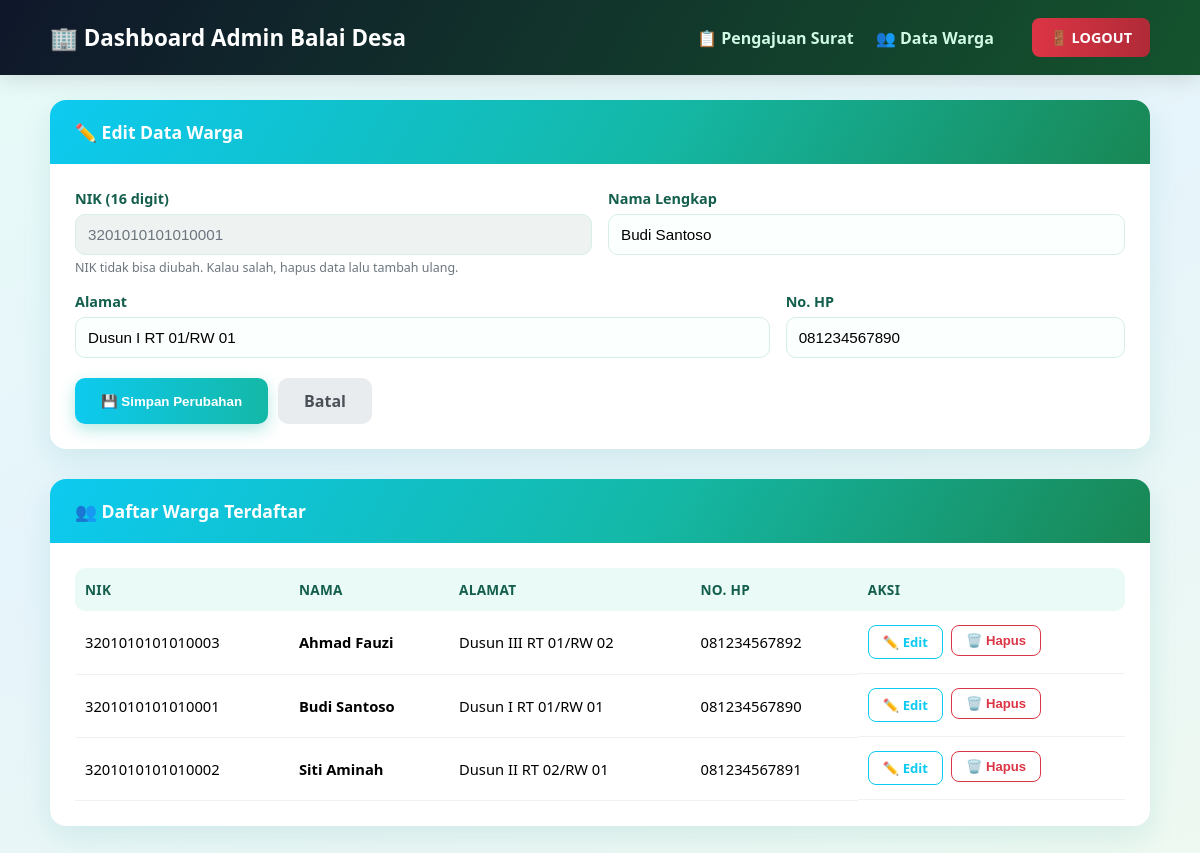
The page /admin_warga.php?edit=3201010101010001 (signed in) on the database its author committed.
### tables this page shows
CREATE TABLE warga (
    nik        CHAR(16) NOT NULL,
    nama       VARCHAR(100) NOT NULL,
    alamat     VARCHAR(255) DEFAULT NULL,
    no_hp      VARCHAR(20)  DEFAULT NULL,
    created_at TIMESTAMP DEFAULT CURRENT_TIMESTAMP,
    PRIMARY KEY (nik)
);

### admin_warga.php (the view, shortened to what this page needs)
<?php
include 'koneksi.php';
$edit_data = null;
if (isset($_GET['edit'])) {
    $nik_edit = trim(strip_tags($_GET['edit']));
    $q = $koneksi->prepare("SELECT * FROM warga WHERE nik = :nik");
    $q->bindParam(':nik', $nik_edit);
    $q->execute();
    $edit_data = $q->fetch();
}
$list_warga = $koneksi->query("SELECT * FROM warga ORDER BY nama ASC")->fetchAll();
?>
<!DOCTYPE html>
<html lang="id">
<head>
</head>
<body>
<nav class="navbar">
    <div class="container">
        <a class="navbar-brand" href="admin.php">🏢 Dashboard Admin Balai Desa</a>
        <div class="nav-right">
            <div class="nav-links">
                <a href="admin.php">📋 Pengajuan Surat</a>
                <a href="admin_warga.php">👥 Data Warga</a>
            </div>
            <a href="admin.php?logout=1" class="btn-logout" onclick="return confirm('Yakin ingin keluar?')">🚪 LOGOUT</a>
        </div>
    </div>
</nav>
<div class="container">
    <div class="card">
        <div class="card-header">
            <?php echo $edit_data ? '✏️ Edit Data Warga' : '➕ Tambah Data Warga'; ?>
        </div>
        <div class="card-body">
            <form action="" method="POST">
                <div class="form-grid">
                    <div class="col-6">
                        <label class="form-label">NIK (16 digit)</label>
                        <input type="text" name="nik" class="form-control" maxlength="16" required
                               value="<?php echo $edit_data ? htmlspecialchars($edit_data['nik']) : ''; ?>"
                               <?php echo $edit_data ? 'readonly' : ''; ?>>
                        <?php if ($edit_data): ?>
                            <span class="hint">NIK tidak bisa diubah. Kalau salah, hapus data lalu tambah ulang.</span>
                        <?php endif; ?>
                    </div>
                    <div class="col-6">
                        <label class="form-label">Nama Lengkap</label>
                        <input type="text" name="nama" class="form-control" required
                               value="<?php echo $edit_data ? htmlspecialchars($edit_data['nama']) : ''; ?>">
                    </div>
                    <div class="col-8">
                        <label class="form-label">Alamat</label>
                        <input type="text" name="alamat" class="form-control"
                               value="<?php echo $edit_data ? htmlspecialchars($edit_data['alamat']) : ''; ?>">
                    </div>
                    <div class="col-4">
                        <label class="form-label">No. HP</label>
                        <input type="text" name="no_hp" class="form-control"
                               value="<?php echo $edit_data ? htmlspecialchars($edit_data['no_hp']) : ''; ?>">
                    </div>
                </div>
                <div class="form-actions">
                    <?php if ($edit_data): ?>
                        <button type="submit" name="update_warga" class="btn-save">💾 Simpan Perubahan</button>
                        <a href="admin_warga.php" class="btn-cancel">Batal</a>
                    <?php else: ?>
                        <button type="submit" name="tambah_warga" class="btn-save">➕ Tambah Warga</button>
                    <?php endif; ?>
                </div>
            </form>
        </div>
    </div>
    <div class="card">
        <div class="card-header">👥 Daftar Warga Terdaftar</div>
        <div class="card-body">
            <div class="table-wrap">
                <table>
                    <thead>
                        <tr>
                            <th>NIK</th>
                            <th>Nama</th>
                            <th>Alamat</th>
                            <th>No. HP</th>
                            <th>Aksi</th>
                        </tr>
                    </thead>
                    <tbody>
                        <?php if (count($list_warga) > 0): ?>
                            <?php foreach ($list_warga as $w): ?>
                                <tr>
                                    <td><?php echo htmlspecialchars($w['nik']); ?></td>
                                    <td><strong><?php echo htmlspecialchars($w['nama']); ?></strong></td>
                                    <td><?php echo htmlspecialchars($w['alamat']); ?></td>
                                    <td><?php echo htmlspecialchars($w['no_hp']); ?></td>
                                    <td class="aksi-cell">
                                        <a href="admin_warga.php?edit=<?php echo urlencode($w['nik']); ?>" class="btn-edit">✏️ Edit</a>
                                        <form action="" method="POST" onsubmit="return confirm('Yakin hapus warga ini? Riwayat pengajuan suratnya juga ikut terhapus.');">
                                            <button type="submit" name="hapus_warga" class="btn-hapus">🗑️ Hapus</button>
                                        </form>
                                    </td>
                                </tr>
                            <?php endforeach; ?>
                        <?php else: ?>
                            <tr><td colspan="5" class="empty-state">Belum ada data warga.</td></tr>
                        <?php endif; ?>
                    </tbody>
                </table>
            </div>
        </div>
    </div>
</div>
</body>
</html>

### admin_warga.php (style rules this page uses)
* { box-sizing: border-box; }
body { background: linear-gradient(160deg, #e8fbf7 0%, #e6f4fb 45%, #eef9f1 100%); font-family: 'Segoe UI', Tahoma, Geneva, Verdana, sans-serif; margin: 0; min-height: 100vh; }
.navbar { background: linear-gradient(120deg, #0f172a 0%, #14532d 100%); padding: 18px 0; box-shadow: 0 4px 20px rgba(0,0,0,0.12); }
.navbar .container { max-width: 1140px; margin: 0 auto; padding: 0 20px; display: flex; justify-content: space-between; align-items: center; flex-wrap: wrap; gap: 12px; }
.navbar-brand { color: #fff; font-weight: bold; font-size: 1.4rem; text-decoration: none; }
.nav-right { display: flex; align-items: center; gap: 20px; }
.nav-links a { color: #d1fae5; text-decoration: none; font-weight: 600; margin-right: 18px; transition: 0.2s; }
.btn-logout { background: linear-gradient(90deg, #dc3545, #b02a37); color: #fff; border: none; padding: 10px 18px; border-radius: 8px; font-weight: bold; text-decoration: none; font-size: 0.9rem; transition: 0.2s; }
.container { max-width: 1140px; margin: 0 auto; padding: 0 20px; }
.card { background: #fff; border-radius: 16px; box-shadow: 0 10px 30px rgba(13, 148, 136, 0.12); overflow: hidden; margin-top: 25px; margin-bottom: 30px; }
.card-header { padding: 20px 25px; color: #fff; font-weight: bold; font-size: 1.1rem; background: linear-gradient(120deg, #0dcaf0 0%, #14b8a6 55%, #198754 100%); }
.card-body { padding: 25px; }
.form-grid { display: grid; grid-template-columns: repeat(12, 1fr); gap: 16px; }
.col-6 { grid-column: span 6; }
.col-8 { grid-column: span 8; }
.col-4 { grid-column: span 4; }
.form-label { display: block; font-weight: bold; margin-bottom: 6px; color: #135e4c; font-size: 0.9rem; }
.form-control { width: 100%; padding: 11px 12px; border-radius: 10px; border: 1.5px solid #d7ede8; font-size: 0.95rem; background: #fbfffe; }
.form-control[readonly] { background: #eef2f1; color: #6c757d; }
.hint { font-size: 0.78rem; color: #6c757d; display: block; margin-top: 4px; }
.form-actions { margin-top: 20px; display: flex; gap: 10px; }
.btn-save { background: linear-gradient(90deg, #0dcaf0, #14b8a6); color: #fff; border: none; padding: 12px 26px; border-radius: 10px; font-weight: bold; cursor: pointer; box-shadow: 0 6px 16px rgba(20,184,166,.3); }
.btn-cancel { background: #e9ecef; color: #495057; border: none; padding: 12px 26px; border-radius: 10px; font-weight: bold; text-decoration: none; display: inline-block; }
.table-wrap { overflow-x: auto; }
table { width: 100%; border-collapse: collapse; }
thead th { text-align: left; padding: 12px 10px; color: #135e4c; background: #eafaf6; font-size: 0.85rem; text-transform: uppercase; letter-spacing: .3px; }
thead th:first-child { border-radius: 10px 0 0 10px; }
thead th:last-child { border-radius: 0 10px 10px 0; }
tbody td { padding: 14px 10px; border-bottom: 1px solid #eef2f1; vertical-align: middle; font-size: 0.92rem; }
.aksi-cell { display: flex; gap: 8px; }
.btn-edit, .btn-hapus { padding: 7px 14px; border-radius: 8px; font-size: 0.82rem; font-weight: bold; text-decoration: none; border: 1.5px solid transparent; cursor: pointer; }
.btn-edit { border-color: #0dcaf0; color: #0dcaf0; background: #fff; }
.btn-hapus { border-color: #dc3545; color: #dc3545; background: #fff; }

### rows shown on the page
warga: nik "3201010101010001", nama "Budi Santoso", alamat "Dusun I RT 01/RW 01", no_hp "081234567890"
warga: nik "3201010101010003", nama "Ahmad Fauzi", alamat "Dusun III RT 01/RW 02", no_hp "081234567892"
warga: nik "3201010101010002", nama "Siti Aminah", alamat "Dusun II RT 02/RW 01", no_hp "081234567891"
